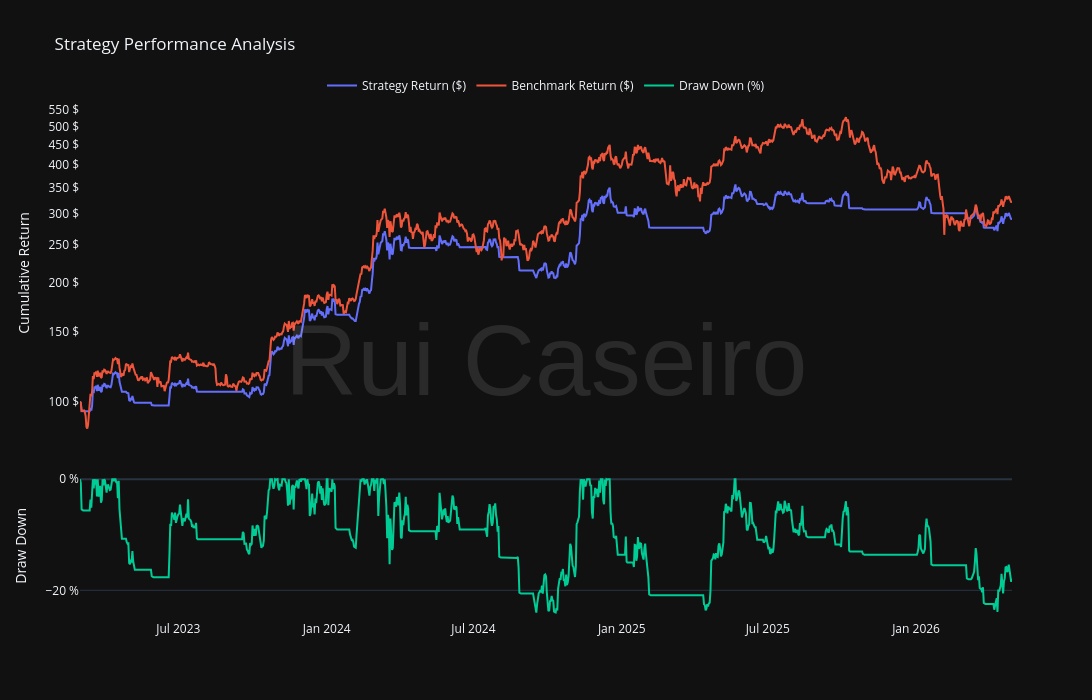

The notebook cell saved with this chart:
### Markdown cell above
The Out of Sample period spans 37 months from january 2023 until february 2026.
In this period, the Trend Following strategy using 40 days lookback managed to deliver a 56% annualized returns figure with roughly 35% annualized volatility leading to a whoping 1.6 raw Sharpe Ratio, 2.1 raw Sortino Ratio and 2.4 Calmar Ratio. Its only been invested ~60% of the time, with a total of 36 trades averaging ~1 trade per month. Consistent with previous In Sample results, its win rate is around 30% with Huge wins and short losses, boosting the Reward/Risk Ratio to ~7.

### Code cell
main.plot_strategy_performance(os_result.returns, os_benchmark)

### Figure 1 — Plotly figure (JSON) as saved in the notebook; plotly's stock layout.template omitted (floating-point values rounded to 4 significant figures; data arrays with more than 128 entries replaced by an {"elided": "..."} marker saying what was removed)
{"data": [{"name": "Strategy Return ($)", "type": "scatter", "x": {"elided": "1151 str values"}, "xaxis": "x", "y": {"elided": "1151 float values"}, "yaxis": "y"}, {"name": "Benchmark Return ($)", "type": "scatter", "x": {"elided": "1151 str values"}, "xaxis": "x", "y": {"elided": "1151 float values"}, "yaxis": "y"}, {"name": "Draw Down (%)", "type": "scatter", "x": {"elided": "1151 str values"}, "xaxis": "x2", "y": {"elided": "1151 float values"}, "yaxis": "y2"}], "layout": {"annotations": [{"font": {"color": "white", "family": "Arial", "size": 100}, "opacity": 0.1, "showarrow": false, "text": "Rui Caseiro", "textangle": 0, "x": 0.5, "xref": "paper", "y": 0.5, "yref": "paper"}], "height": 700, "hovermode": "x unified", "legend": {"orientation": "h", "x": 0.5, "xanchor": "center", "y": 1, "yanchor": "bottom"}, "showlegend": true, "title": {"text": "Strategy Performance Analysis"}, "width": 1200, "xaxis": {"anchor": "y", "domain": [0, 1], "matches": "x2", "mirror": true, "rangeslider": {"visible": false}, "showgrid": false, "showline": false, "showticklabels": false, "zeroline": false}, "xaxis2": {"anchor": "y2", "domain": [0, 1], "rangeslider": {"visible": false}, "showgrid": false}, "yaxis": {"anchor": "x", "domain": [0.335, 1.0], "mirror": true, "showgrid": false, "showline": false, "ticksuffix": " $", "title": {"text": "Cumulative Return"}, "type": "log", "zeroline": false}, "yaxis2": {"anchor": "x2", "domain": [0, 0.285], "dtick": 20, "mirror": true, "showgrid": true, "showline": false, "ticksuffix": " %", "title": {"text": "Draw Down"}, "zeroline": true}}}
